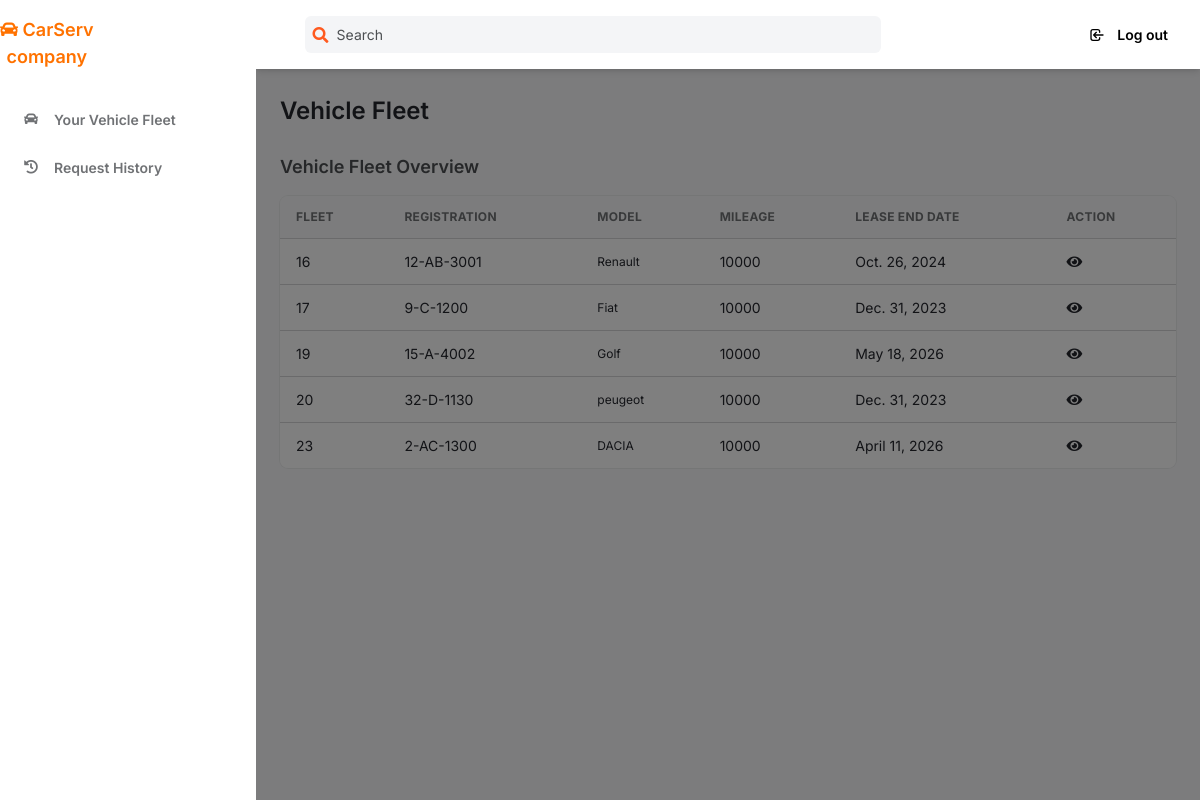
The page /vechulefleet (signed in) on the database its author committed.
### pfm/models.py (models this page shows, shortened)
class Vechule(models.Model):
    client = models.ForeignKey(Client, null=True, blank=True, on_delete=models.SET_NULL)
    immatriculation= models.CharField(max_length=30)
    modele= models.CharField(max_length=255)
    genre=models.CharField(max_length=30)
    puissance=models.CharField(max_length=30)
    livraison= models.DateField(null=True, blank=True)
    fin_liv= models.DateField(null=True, blank=True)
    km=models.CharField(max_length=100)
    gam=models.CharField(max_length=100)
    date_naiss=models.DateField(null=True, blank=True)
    cas=models.CharField(max_length=20,null=True, blank=True)

### pfm/views.py (the view)
# urls.py: path('vechulefleet',views.vehicles_for_client,name="vechulefleet"),
def vehicles_for_client(request):
    client = Client.objects.get(user=request.user)
    vechule = Vechule.objects.filter(client=client)
    return render(request, 'pfm/test/vechulefleet.html', {'vechules': vechule})

### templates/pfm/test/vechulefleet.html
{% extends 'pfm/test/mainclient.html' %}
{% block content %}
<h2
class="my-6 text-2xl font-semibold text-gray-700 dark:text-gray-200"
>
Vehicle Fleet
</h2>
<h4
class="mb-4 text-lg font-semibold text-gray-600 dark:text-gray-300"
>
Vehicle Fleet Overview {{client.user.email}}
</h4>
<div class="w-full overflow-hidden rounded-lg shadow-xs">
<div class="w-full overflow-x-auto">
  <table id="vehicleTable" class="w-full whitespace-no-wrap">
    <thead>
      <tr
        class="text-xs font-semibold tracking-wide text-left text-gray-500 uppercase border-b dark:border-gray-700 bg-gray-50 dark:text-gray-400 dark:bg-gray-800"
      >
        <th class="px-4 py-3">fleet</th>
        <th class="px-4 py-3">Registration</th>
        <th class="px-4 py-3">Model</th>
        <th class="px-4 py-3">Mileage</th>
        <th class="px-4 py-3">Lease End Date</th>
        <th class="px-4 py-3">Action</th>
      </tr>
    </thead>
    <tbody
      class="bg-white divide-y dark:divide-gray-700 dark:bg-gray-800"
    >
     {% for vechule in vechules %}
      <tr class="text-gray-700 dark:text-gray-400">
        <td class="px-4 py-3 text-sm">
          {{vechule.id}}
        </td>
        <td class="px-4 py-3 text-sm">
            {{vechule.immatriculation}}
        </td>
        <td class="px-4 py-3 text-xs">
            {{vechule.modele}}
        </td>
        <td class="px-4 py-3 text-sm">
            {{vechule.km}}
        </td>
        <td class="px-4 py-3 text-sm">
            {{vechule.fin_liv}}
        </td>
        <td class="px-4 py-3">
          <a href="/viewClient/{{vechule.id}}">
          <div class="flex items-center space-x-4 text-sm">
            <i class="fas fa-eye"></i>
          </div>
         </a>
        </td>
      </tr>
      {% endfor %}
    </tbody>
  </table>
</div>
</div>
</div>
</main>
</div>
</div>
</body>
</html>
{% endblock %}

### rows shown on the page
Vechule: id "16", immatriculation "12-AB-3001", modele "Renault", km "10000", fin_liv "Oct. 26, 2024"
Vechule: id "17", immatriculation "9-C-1200", modele "Fiat", km "10000", fin_liv "Dec. 31, 2023"
Vechule: id "19", immatriculation "15-A-4002", modele "Golf", km "10000", fin_liv "May 18, 2026"
Vechule: id "20", immatriculation "32-D-1130", modele "peugeot", km "10000", fin_liv "Dec. 31, 2023"
Vechule: id "23", immatriculation "2-AC-1300", modele "DACIA", km "10000", fin_liv "April 11, 2026"
